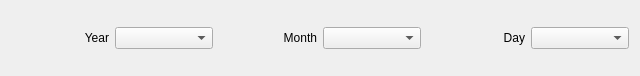
<?xml version="1.0" encoding="UTF-8"?>
<ui version="4.0">
 <class>DatePicker</class>
 <widget class="QWidget" name="DatePicker">
  <property name="geometry">
   <rect>
    <x>0</x>
    <y>0</y>
    <width>640</width>
    <height>76</height>
   </rect>
  </property>
  <property name="windowTitle">
   <string>Form</string>
  </property>
  <layout class="QHBoxLayout" name="horizontalLayout_2">
   <item>
    <layout class="QHBoxLayout" name="horizontalLayout">
     <item>
      <widget class="QLabel" name="label">
       <property name="text">
        <string>Year</string>
       </property>
       <property name="alignment">
        <set>Qt::AlignRight|Qt::AlignTrailing|Qt::AlignVCenter</set>
       </property>
      </widget>
     </item>
     <item>
      <widget class="QComboBox" name="cboYear"/>
     </item>
     <item>
      <widget class="QLabel" name="Month">
       <property name="text">
        <string>Month</string>
       </property>
       <property name="alignment">
        <set>Qt::AlignRight|Qt::AlignTrailing|Qt::AlignVCenter</set>
       </property>
      </widget>
     </item>
     <item>
      <widget class="QComboBox" name="cboMonth"/>
     </item>
     <item>
      <widget class="QLabel" name="Day">
       <property name="text">
        <string>Day</string>
       </property>
       <property name="alignment">
        <set>Qt::AlignRight|Qt::AlignTrailing|Qt::AlignVCenter</set>
       </property>
      </widget>
     </item>
     <item>
      <widget class="QComboBox" name="cboDay"/>
     </item>
    </layout>
   </item>
  </layout>
 </widget>
 <resources/>
 <connections/>
</ui>
